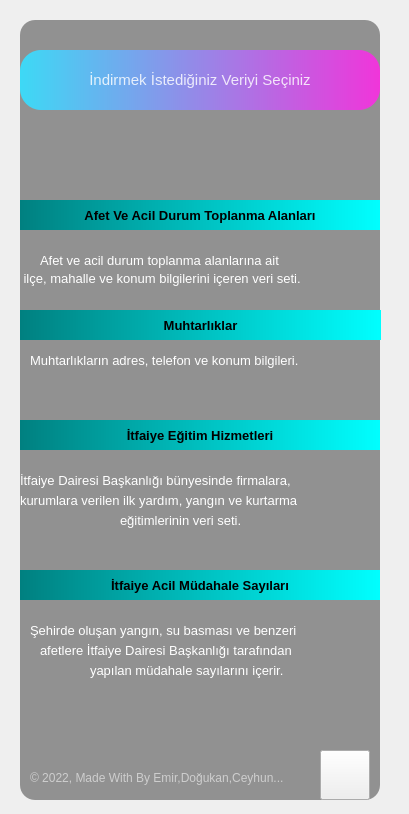
<?xml version="1.0" encoding="UTF-8"?>
<ui version="4.0">
 <class>Form</class>
 <widget class="QWidget" name="Form">
  <property name="geometry">
   <rect>
    <x>0</x>
    <y>0</y>
    <width>409</width>
    <height>814</height>
   </rect>
  </property>
  <property name="windowTitle">
   <string>Form</string>
  </property>
  <property name="styleSheet">
   <string notr="true"/>
  </property>
  <widget class="QLabel" name="label_2">
   <property name="geometry">
    <rect>
     <x>-20</x>
     <y>-10</y>
     <width>450</width>
     <height>867</height>
    </rect>
   </property>
   <property name="styleSheet">
    <string notr="true">border-radius:20px;
border-image: url(:/images/Images/background.png);</string>
   </property>
   <property name="text">
    <string/>
   </property>
  </widget>
  <widget class="QLabel" name="label_6">
   <property name="geometry">
    <rect>
     <x>20</x>
     <y>20</y>
     <width>360</width>
     <height>780</height>
    </rect>
   </property>
   <property name="maximumSize">
    <size>
     <width>1000</width>
     <height>1000</height>
    </size>
   </property>
   <property name="styleSheet">
    <string notr="true">background-color:rgba(0, 0, 0, 100);
border-radius:15px;</string>
   </property>
   <property name="text">
    <string/>
   </property>
  </widget>
  <widget class="QWidget" name="widget" native="true">
   <property name="geometry">
    <rect>
     <x>-20</x>
     <y>-30</y>
     <width>450</width>
     <height>900</height>
    </rect>
   </property>
   <property name="maximumSize">
    <size>
     <width>1000</width>
     <height>1000</height>
    </size>
   </property>
   <property name="styleSheet">
    <string notr="true">QPushButton#pushButton{	
	background-color: qlineargradient(spread:pad, x1:0, y1:0.505682, x2:1, y2:0.477, stop:0 rgba(20, 47, 78, 219), stop:1 rgba(85, 98, 112, 226));
	color:rgba(255, 255, 255, 210);
	border-radius:5px;
}
QPushButton#pushButton:hover{	
	background-color: qlineargradient(spread:pad, x1:0, y1:0.505682, x2:1, y2:0.477, stop:0 rgba(40, 67, 98, 219), stop:1 rgba(105, 118, 132, 226));
}
QPushButton#pushButton:pressed{	
	padding-left:5px;
	padding-top:5px;
	background-color:rgba(105, 118, 132, 200);
}

QPushButton#pushButton_2, #pushButton_3, #pushButton_4, #pushButton_5{	
	background-color: rgba(0, 0, 0, 0);
	color:rgba(85, 98, 112, 255);
}
QPushButton#pushButton_2:hover, #pushButton_3:hover, #pushButton_4:hover, #pushButton_5:hover{	
	color:rgba(155, 168, 182, 220);
}
QPushButton#pushButton_2:pressed, #pushButton_3:pressed, #pushButton_4:pressed, #pushButton_5:pressed{	
	padding-left:5px;
	padding-top:5px;
	color:rgba(115, 128, 142, 255);
}</string>
   </property>
   <widget class="QLabel" name="label_5">
    <property name="geometry">
     <rect>
      <x>50</x>
      <y>780</y>
      <width>281</width>
      <height>55</height>
     </rect>
    </property>
    <property name="font">
     <font>
      <family>Arial</family>
     </font>
    </property>
    <property name="styleSheet">
     <string notr="true">color:rgba(255, 255, 255, 140);</string>
    </property>
    <property name="text">
     <string>© 2022, Made With By Emir,Doğukan,Ceyhun...</string>
    </property>
   </widget>
   <widget class="QLabel" name="label_3">
    <property name="geometry">
     <rect>
      <x>60</x>
      <y>280</y>
      <width>381</width>
      <height>21</height>
     </rect>
    </property>
    <property name="font">
     <font>
      <pointsize>10</pointsize>
     </font>
    </property>
    <property name="styleSheet">
     <string notr="true">color:rgb(255,255,255)</string>
    </property>
    <property name="text">
     <string>Afet ve acil durum toplanma alanlarına ait</string>
    </property>
   </widget>
   <widget class="QLabel" name="label_4">
    <property name="geometry">
     <rect>
      <x>40</x>
      <y>300</y>
      <width>371</width>
      <height>16</height>
     </rect>
    </property>
    <property name="font">
     <font>
      <pointsize>10</pointsize>
     </font>
    </property>
    <property name="styleSheet">
     <string notr="true">color:rgb(255,255,255)</string>
    </property>
    <property name="text">
     <string> ilçe, mahalle ve konum bilgilerini içeren veri seti.</string>
    </property>
   </widget>
   <widget class="QLabel" name="label_7">
    <property name="geometry">
     <rect>
      <x>50</x>
      <y>380</y>
      <width>381</width>
      <height>21</height>
     </rect>
    </property>
    <property name="font">
     <font>
      <pointsize>10</pointsize>
     </font>
    </property>
    <property name="styleSheet">
     <string notr="true">color:rgb(255,255,255)</string>
    </property>
    <property name="text">
     <string>Muhtarlıkların adres, telefon ve konum bilgileri.</string>
    </property>
   </widget>
   <widget class="QLabel" name="label_8">
    <property name="geometry">
     <rect>
      <x>40</x>
      <y>500</y>
      <width>361</width>
      <height>21</height>
     </rect>
    </property>
    <property name="font">
     <font>
      <pointsize>10</pointsize>
     </font>
    </property>
    <property name="styleSheet">
     <string notr="true">color:rgb(255,255,255)</string>
    </property>
    <property name="text">
     <string>İtfaiye Dairesi Başkanlığı bünyesinde firmalara,</string>
    </property>
   </widget>
   <widget class="QLabel" name="label_9">
    <property name="geometry">
     <rect>
      <x>40</x>
      <y>520</y>
      <width>361</width>
      <height>21</height>
     </rect>
    </property>
    <property name="font">
     <font>
      <pointsize>10</pointsize>
     </font>
    </property>
    <property name="styleSheet">
     <string notr="true">color:rgb(255,255,255)</string>
    </property>
    <property name="text">
     <string>kurumlara verilen ilk yardım, yangın ve kurtarma </string>
    </property>
   </widget>
   <widget class="QLabel" name="label_10">
    <property name="geometry">
     <rect>
      <x>140</x>
      <y>540</y>
      <width>161</width>
      <height>21</height>
     </rect>
    </property>
    <property name="font">
     <font>
      <pointsize>10</pointsize>
     </font>
    </property>
    <property name="styleSheet">
     <string notr="true">color:rgb(255,255,255)</string>
    </property>
    <property name="text">
     <string>eğitimlerinin veri seti.</string>
    </property>
   </widget>
   <widget class="QLabel" name="label_11">
    <property name="geometry">
     <rect>
      <x>50</x>
      <y>650</y>
      <width>341</width>
      <height>21</height>
     </rect>
    </property>
    <property name="font">
     <font>
      <pointsize>10</pointsize>
     </font>
    </property>
    <property name="styleSheet">
     <string notr="true">color:rgb(255,255,255)</string>
    </property>
    <property name="text">
     <string>Şehirde oluşan yangın, su basması ve benzeri</string>
    </property>
   </widget>
   <widget class="QLabel" name="label_12">
    <property name="geometry">
     <rect>
      <x>60</x>
      <y>670</y>
      <width>331</width>
      <height>21</height>
     </rect>
    </property>
    <property name="font">
     <font>
      <pointsize>10</pointsize>
     </font>
    </property>
    <property name="styleSheet">
     <string notr="true">color:rgb(255,255,255)</string>
    </property>
    <property name="text">
     <string>afetlere İtfaiye Dairesi Başkanlığı tarafından </string>
    </property>
   </widget>
   <widget class="QLabel" name="label_13">
    <property name="geometry">
     <rect>
      <x>110</x>
      <y>690</y>
      <width>251</width>
      <height>21</height>
     </rect>
    </property>
    <property name="font">
     <font>
      <pointsize>10</pointsize>
     </font>
    </property>
    <property name="styleSheet">
     <string notr="true">color:rgb(255,255,255)</string>
    </property>
    <property name="text">
     <string>yapılan müdahale sayılarını içerir.</string>
    </property>
   </widget>
   <widget class="QPushButton" name="pushButton">
    <property name="geometry">
     <rect>
      <x>40</x>
      <y>80</y>
      <width>360</width>
      <height>60</height>
     </rect>
    </property>
    <property name="font">
     <font>
      <pointsize>11</pointsize>
     </font>
    </property>
    <property name="styleSheet">
     <string notr="true">background-color: qlineargradient(spread:pad, x1:0, y1:0, x2:1, y2:0, stop:0 rgb(61, 217, 245), stop:1 rgb(240, 53, 218));border-radius:21px;

</string>
    </property>
    <property name="text">
     <string>İndirmek İstediğiniz Veriyi Seçiniz</string>
    </property>
   </widget>
   <widget class="QPushButton" name="pushButton_2">
    <property name="geometry">
     <rect>
      <x>40</x>
      <y>230</y>
      <width>360</width>
      <height>30</height>
     </rect>
    </property>
    <property name="font">
     <font>
      <family>Microsoft YaHei UI</family>
      <pointsize>10</pointsize>
      <weight>75</weight>
      <italic>false</italic>
      <bold>true</bold>
     </font>
    </property>
    <property name="cursor">
     <cursorShape>OpenHandCursor</cursorShape>
    </property>
    <property name="styleSheet">
     <string notr="true">font: 75 10pt &quot;Microsoft YaHei UI&quot;;
font-weight: bold;
color: darkgold;
background-color: qlineargradient(spread:pad, x1:0, y1:0, x2:1, y2:0, stop:0 rgb(0,128,128), stop:1 rgb(0, 255, 255));
border-style: solid;
border-radius:21px;</string>
    </property>
    <property name="text">
     <string>Afet Ve Acil Durum Toplanma Alanları</string>
    </property>
    <property name="icon">
     <iconset>
      <normaloff>Images/Icon/afetikon.png</normaloff>Images/Icon/afetikon.png</iconset>
    </property>
   </widget>
   <widget class="QPushButton" name="pushButton_3">
    <property name="geometry">
     <rect>
      <x>40</x>
      <y>340</y>
      <width>361</width>
      <height>30</height>
     </rect>
    </property>
    <property name="font">
     <font>
      <family>Microsoft YaHei UI</family>
      <pointsize>10</pointsize>
      <weight>75</weight>
      <italic>false</italic>
      <bold>true</bold>
     </font>
    </property>
    <property name="cursor">
     <cursorShape>OpenHandCursor</cursorShape>
    </property>
    <property name="styleSheet">
     <string notr="true">font: 75 10pt &quot;Microsoft YaHei UI&quot;;
font-weight: bold;
color: darkgold;
background-color: qlineargradient(spread:pad, x1:0, y1:0, x2:1, y2:0, stop:0 rgb(0,128,128), stop:1 rgb(0, 255, 255));
border-style: solid;
border-radius:21px;</string>
    </property>
    <property name="text">
     <string>Muhtarlıklar</string>
    </property>
    <property name="icon">
     <iconset>
      <normaloff>Images/Icon/muhtarikon.png</normaloff>Images/Icon/muhtarikon.png</iconset>
    </property>
   </widget>
   <widget class="QPushButton" name="pushButton_4">
    <property name="geometry">
     <rect>
      <x>40</x>
      <y>450</y>
      <width>360</width>
      <height>30</height>
     </rect>
    </property>
    <property name="font">
     <font>
      <family>Microsoft YaHei UI</family>
      <pointsize>10</pointsize>
      <weight>75</weight>
      <italic>false</italic>
      <bold>true</bold>
     </font>
    </property>
    <property name="cursor">
     <cursorShape>OpenHandCursor</cursorShape>
    </property>
    <property name="styleSheet">
     <string notr="true">font: 75 10pt &quot;Microsoft YaHei UI&quot;;
font-weight: bold;
color: darkgold;
background-color: qlineargradient(spread:pad, x1:0, y1:0, x2:1, y2:0, stop:0 rgb(0,128,128), stop:1 rgb(0, 255, 255));
border-style: solid;
border-radius:21px;
</string>
    </property>
    <property name="text">
     <string>İtfaiye Eğitim Hizmetleri</string>
    </property>
    <property name="icon">
     <iconset>
      <normaloff>Images/Icon/itfay.png</normaloff>Images/Icon/itfay.png</iconset>
    </property>
   </widget>
   <widget class="QPushButton" name="pushButton_5">
    <property name="geometry">
     <rect>
      <x>40</x>
      <y>600</y>
      <width>360</width>
      <height>30</height>
     </rect>
    </property>
    <property name="font">
     <font>
      <family>Microsoft YaHei UI</family>
      <pointsize>10</pointsize>
      <weight>75</weight>
      <italic>false</italic>
      <bold>true</bold>
     </font>
    </property>
    <property name="cursor">
     <cursorShape>OpenHandCursor</cursorShape>
    </property>
    <property name="styleSheet">
     <string notr="true">font: 75 10pt &quot;Microsoft YaHei UI&quot;;
font-weight: bold;
color: darkgold;
background-color: qlineargradient(spread:pad, x1:0, y1:0, x2:1, y2:0, stop:0 rgb(0,128,128), stop:1 rgb(0, 255, 255));
border-style: solid;
border-radius:21px;</string>
    </property>
    <property name="text">
     <string>İtfaiye Acil Müdahale Sayıları</string>
    </property>
    <property name="icon">
     <iconset>
      <normaloff>Images/Icon/itfaiyeveacil.png</normaloff>Images/Icon/itfaiyeveacil.png</iconset>
    </property>
   </widget>
   <widget class="QPushButton" name="btn_geri">
    <property name="geometry">
     <rect>
      <x>340</x>
      <y>780</y>
      <width>50</width>
      <height>50</height>
     </rect>
    </property>
    <property name="font">
     <font>
      <pointsize>11</pointsize>
      <weight>50</weight>
      <bold>false</bold>
      <underline>false</underline>
     </font>
    </property>
    <property name="cursor">
     <cursorShape>BusyCursor</cursorShape>
    </property>
    <property name="styleSheet">
     <string notr="true">border-image:url(:/images/Images/Icon/geri.png)</string>
    </property>
    <property name="text">
     <string/>
    </property>
   </widget>
  </widget>
 </widget>
 <resources>
  <include location="res.qrc"/>
 </resources>
 <connections/>
</ui>
